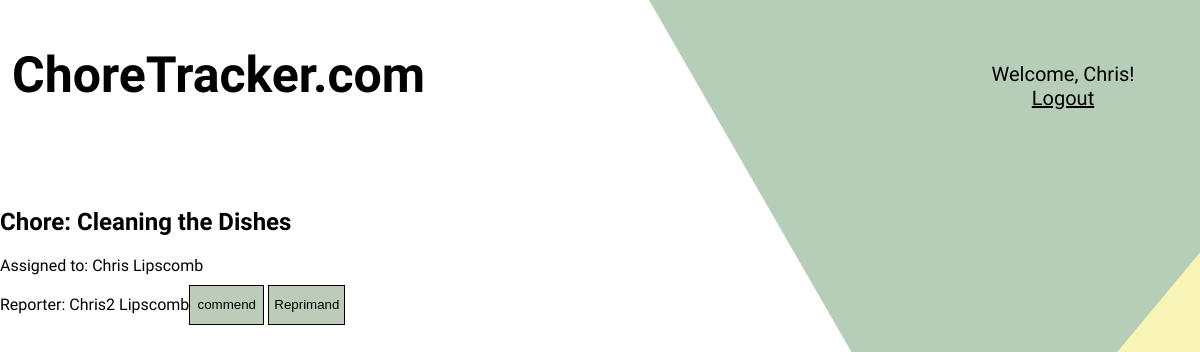
/event.php?id=1 (signed in), run on the app's committed database.
### tables this page shows
CREATE TABLE `users` (
  `userID` int(11) UNSIGNED NOT NULL,
  `username` varchar(30) NOT NULL,
  `password` varchar(200) NOT NULL,
  `salt` varchar(100) NOT NULL,
  `email` varchar(60) NOT NULL,
  `firstName` varchar(40) NOT NULL,
  `lastName` varchar(40) NOT NULL
);

CREATE TABLE `chores` (
  `choreID` int(11) UNSIGNED NOT NULL,
  `choreName` varchar(50) NOT NULL,
  `groupID` int(11) UNSIGNED NOT NULL,
  `choreValue` int(7) NOT NULL
);

### event.php (the view)
<?php include('includes/top.php'); ?>
<?php
	if (isset($_GET['id'])){
		$choreID = $_GET['id'];
		$query = $dbcon->query("SELECT * FROM chores WHERE choreID = $choreID");
		$chore = $query->fetch(PDO::FETCH_ASSOC);
		$query2 = $dbcon->query("SELECT * FROM events WHERE choreID = $choreID");
		$event = $query2->fetch(PDO::FETCH_ASSOC);
		echo "<h2>Chore: " . $chore['choreName'] . "</h2>";
		$query3 = $dbcon->query("SELECT firstName, lastName FROM users WHERE users.userID = " . $event['reportedUserID']);
		$name = $query3->fetch(PDO::FETCH_ASSOC);
		echo "Assigned to: " . $name['firstName'] . " " . $name['lastName'] . "</br>";
		$query4 = $dbcon->query("SELECT firstName, lastName FROM users WHERE users.userID = " . $event['reporterUserID']);
		$name2 = $query4->fetch(PDO::FETCH_ASSOC);
		echo "Reporter: " . $name2['firstName'] . " " . $name2['lastName'];
	}
?>
<input type="submit" name="commend" value="commend" class="submit">
<input type="submit" name="reprimand" value="Reprimand" class="submit">

### includes/top.php (shortened to what this page needs)
<?php
include('resources/functions/load.php');
?>
<!doctype html>
<html>
	<head>
		<link rel="stylesheet"  href="resources/styles/style.css">
	</head>
	<body>
		<div class="top">
			<h1 class="Name"><a href="index.php">ChoreTracker.com</a></h1>
			<?php
			if(isset($_SESSION['status']) && $_SESSION['status'] == 'authorized') {
				$query = $dbcon->query("SELECT * FROM `users` WHERE userID = " . $_SESSION['userID']);
				$user = $query->fetch(PDO::FETCH_ASSOC);
				echo "
			<div class=\"Signup\">
				Welcome, " . $user['firstName'] . "! </br> <a href=\"index.php?status=logout\">Logout</a>
			</div>";
			}
			else{
				echo "<div class=\"Signup\">
				<a href=\"login.php\">Log In</a> | <a href=\"register.php\">Register</a>
				</div>";
			}
			?>
		</div>

### resources/styles/style.css (style rules this page uses)
body { font-family: 'Helvetica', sans-serif; font-weight: 100; background-image: url("../images/background3.png"); color: black; margin: 0 }
.Name { color: black; font-size: 50px; float: left; clear: none; display: block; }
.top { width: 98%; display: inline-block; height: 20vh; padding: 1%; }
.Name a { text-decoration: none; }
.submit { margin: 10px auto; padding: 5px; display: inline-block; color: black; background-color: rgb(188,204,184); border: 1px solid black; min-width:75px; min-height: 40px; }
.Signup { padding-top: 50px; float: right; font-size: 20px; text-align: center; height: 50px; width: 250px; }
a { color: black; }

### data on the page
users: firstName "Chris", lastName "Lipscomb"
chores: choreName "Cleaning the Dishes"
users: firstName "Chris2", lastName "Lipscomb"
